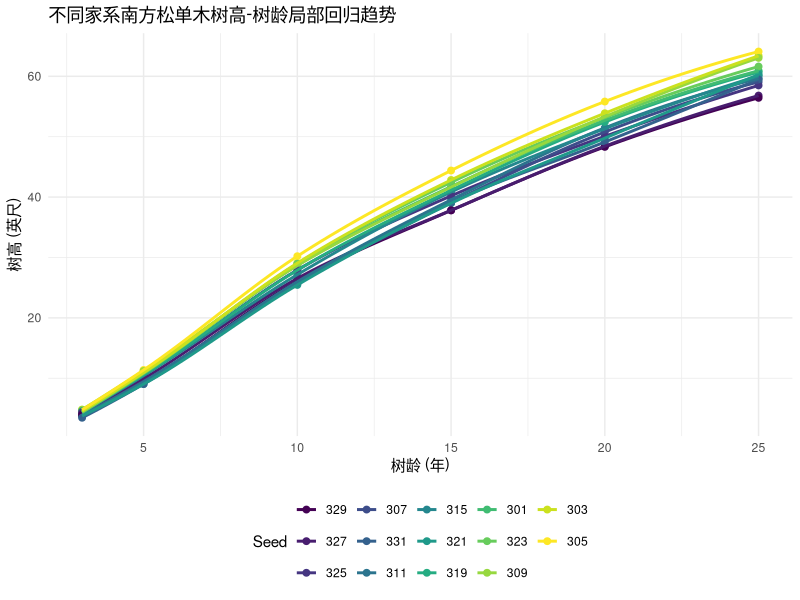
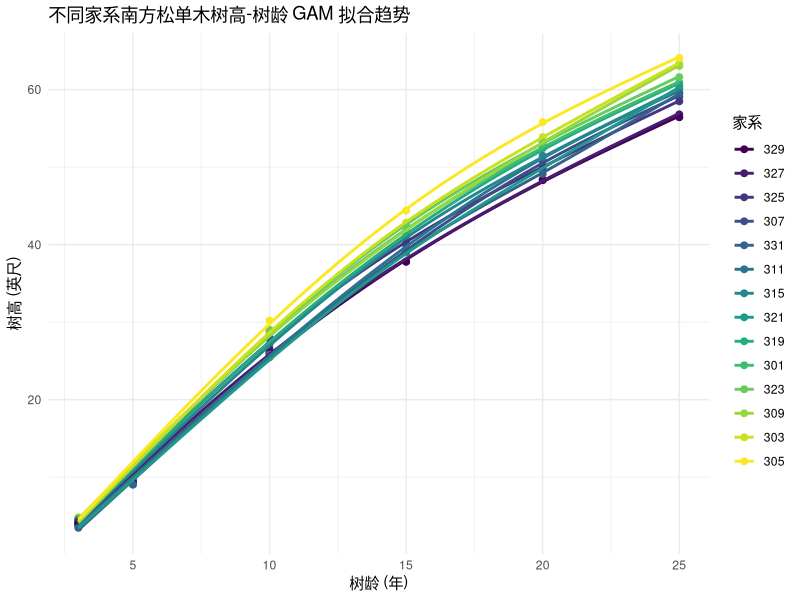

Write the R code that produced these figures, in order.
library(ggplot2)
library(mgcv)
data(Loblolly)

# loess 局部回归拟合 + 分组趋势图
ggplot(Loblolly, aes(x = age, y = height, color = Seed)) +
  geom_point(size = 2) +
  geom_smooth(method = "loess", se = FALSE, span = 0.75) +
  theme_minimal() +
  labs(title = "不同家系南方松单木树高-树龄局部回归趋势",
       x = "树龄 (年)", y = "树高 (英尺)") +
  theme(legend.position = "bottom")


ggplot(Loblolly, aes(x = age, y = height, color = Seed)) +
  geom_point(size = 2) +
  geom_smooth(method = "gam", formula = y ~ s(x, k = 5), se = FALSE) +
  theme_minimal() +
  labs(title = "不同家系南方松单木树高-树龄 GAM 拟合趋势",
       x = "树龄 (年)", y = "树高 (英尺)",
       color = "家系")

# 比较
unique(Loblolly$Seed)
# 创建空表
aic_results <- data.frame(Seed = character(), AIC = numeric())

# 循环拟合 GAM 并且 将各自拟合的AIC存储方便比较
for (seed in unique(Loblolly$Seed)) {
  model <- gam(height ~ s(age, k = 5), data = subset(Loblolly, Seed == seed))
  aic_results <- rbind(aic_results, data.frame(Seed = seed, AIC = AIC(model)))
}

# 查看AIC
aic_results
